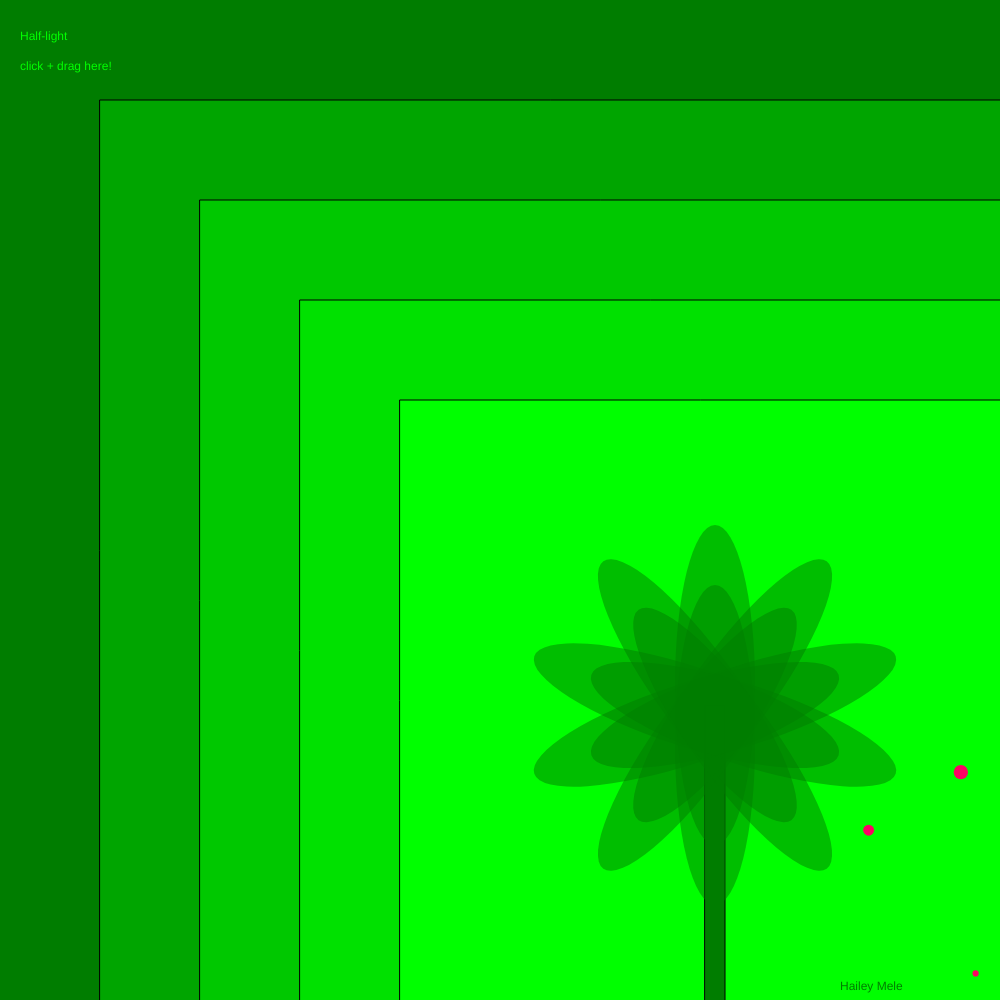
Frame 1 (no input)
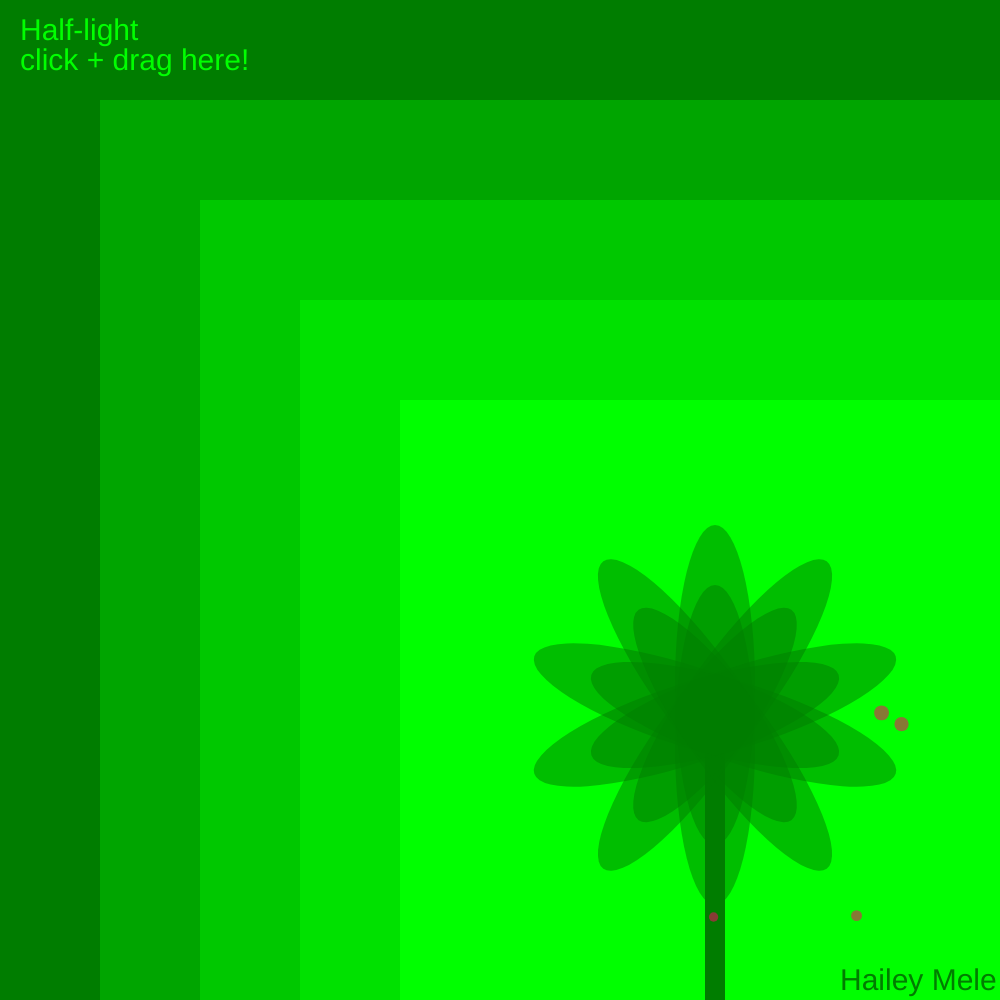
Frame 60 (no input)
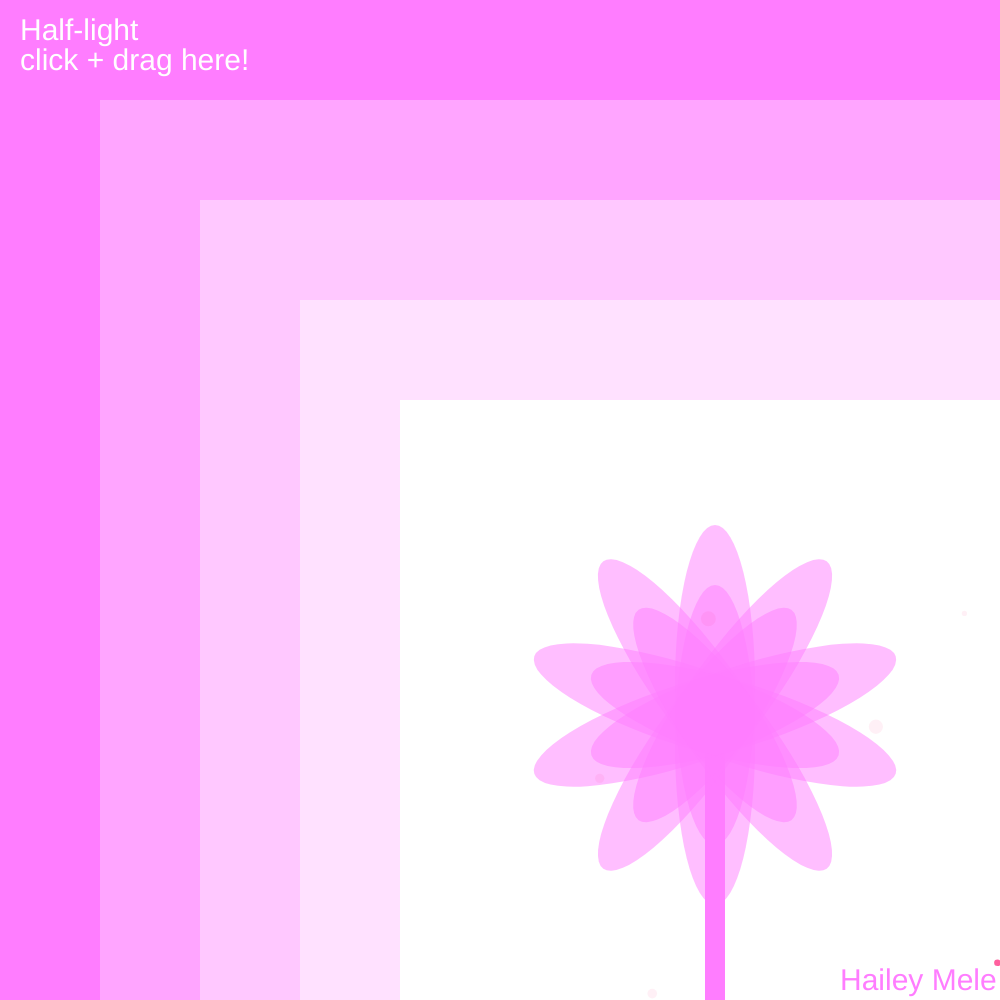
Frame 120 (the mouse pressed at the canvas centre since frame 60)

The p5.js sketch that drew these frames (run headless with seeded random() and noise() and a simulated clock; from frame 60 on, the mouse is pressed at the canvas centre):

// p5.js sketch
// ── sketch.js
let particles = [];

function setup() {
  createCanvas(1000, 1000);
  for (let i = 0; i < 50; i++) {
        particles.push(new Particle(random(width), random(height)));
      }
}

function draw() {
  background(mouseX,125,mouseY);
  
   fill(mouseX,165,mouseY);
  square(100,100,1000);
  
  fill(mouseX,275,mouseY);
  text("Half-light", 20, 40);
  
  fill(mouseX,275,mouseY);
  text("click + drag here!", 20, 70);
  
  fill(mouseX, 200, mouseY);
  square(200,200,1000);
  
  fill(mouseX,225,mouseY);
  square(300,300,1000);
  
   fill(mouseX,275,mouseY);
  square(400,400,1000);
  
  fill(mouseX,125,mouseY);
  rect(705,705,20,700);
  
  fill(mouseX,125,mouseY);
  text("Hailey Mele", 840, 990);
  textSize(30);
  
    fill(mouseX,125,mouseY,127);
  stroke(127, 63, 120);
  translate(715,715);
  noStroke();
  for (let i = 0; i < 10; i ++) {
    ellipse(0, 30, 80, 320);
    rotate(PI/5);
  }
  
  for (let i = particles.length - 1; i >= 0; i--) {
        particles[i].update();
        particles[i].display();
        
        if (particles[i].isDead()) {
          particles.splice(i, 1);
        }
      }
      
      if (mouseIsPressed) {
        for (let i = 0; i < 3; i++) {
          particles.push(new Particle(mouseX, mouseY));
        }
      }
    }

    class Particle {
      constructor(x, y) {
        this.pos = createVector(x, y);
        this.vel = p5.Vector.random2D().mult(random(1, 3));
        this.acc = createVector(0, 0);
        this.life = 255;
        this.maxLife = 255;
        this.size = random(5, 15);
      }
      
      applyForce(force) {
        this.acc.add(force);
      }
      
      update() {
        this.applyForce(p5.Vector.random2D().mult(0.1));
        
        let mouse = createVector(mouseX, mouseY);
        let diff = p5.Vector.sub(this.pos, mouse);
        let distance = diff.mag();
        if (distance < 50) {
          diff.normalize();
          diff.mult(0.5);
          this.applyForce(diff);
        }
        
        this.vel.add(this.acc);
        this.pos.add(this.vel);
        this.acc.mult(0);
        
        this.life -= 2;
      }
      
      display() {
        let alpha = map(this.life, 0, this.maxLife, 0, 255);
        fill(255, 0, 100, alpha);
        noStroke();
        ellipse(this.pos.x, this.pos.y, this.size);
      }
      
      isDead() {
        return this.life <= 0;
      }
}
